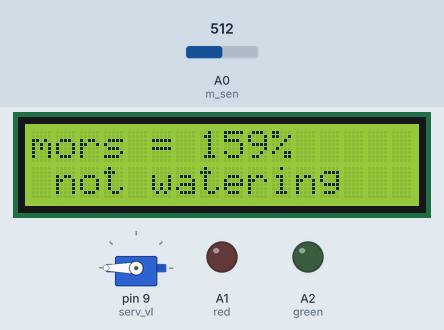
A sketch run on a simulated Arduino Uno, built with avr-gcc and run on an emulated ATmega328P. On the bench: servo, 16×2 character LCD, output pins drawn as LEDs (lit = HIGH). The test bench sets the inputs (shaded band); at power-on: A0 (m_sen) = 512.

Above: at 1.2 s.
1.3 s: A0 (m_sen) set to 819
3.0 s: A0 (m_sen) set to 839
At 5.7 s:
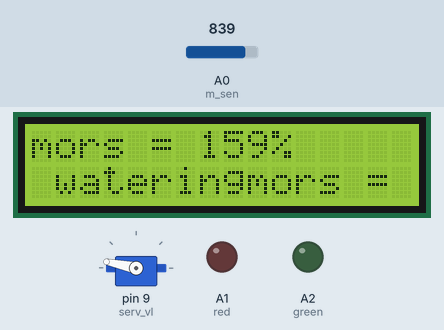
6.5 s: A0 (m_sen) set to 716
At 9.7 s:
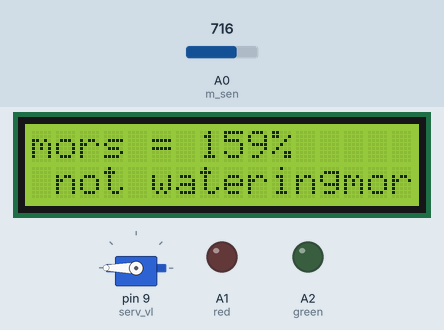
10.3 s: A0 (m_sen) set to 900
At 12.5 s:
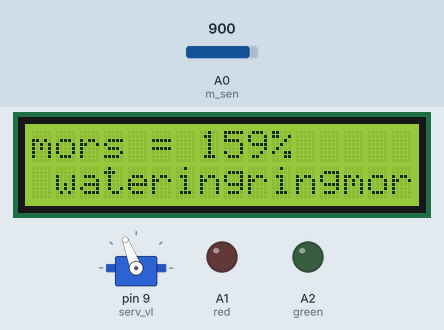
14.1 s: A0 (m_sen) set to 1023
At 16.9 s:
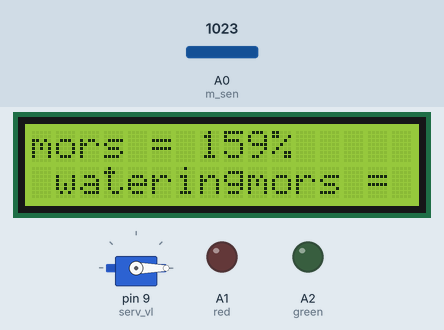
17.2 s: A0 (m_sen) set to 511
At 18.8 s:
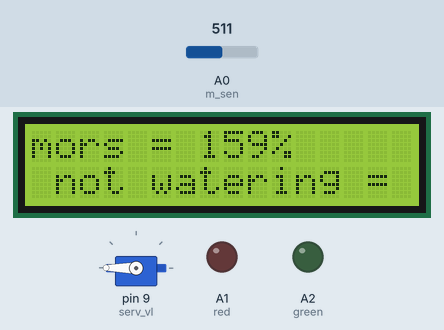
Timing chart, 0 to 20.3 s (numbered marks = the images above; inputs shaded):
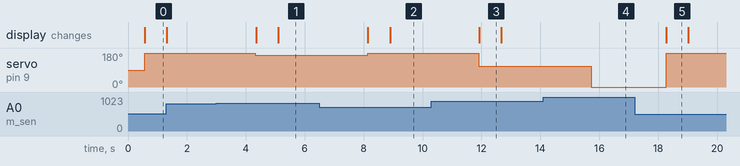

The sketch:

sketch_dec10d.ino
```cpp
#include <LiquidCrystal.h>
#include <Servo.h>
Servo srv;
LiquidCrystal lcd(12, 11, 5, 4, 3, 2);

#define red A1
#define green A2
#define m_sen A0
#define serv_vl 9

int msrd = 0;
int msrd_pr = 0;


void setup() {
  pinMode(red, OUTPUT);
  pinMode(green, OUTPUT);
  pinMode(m_sen, INPUT);
  pinMode(serv_vl, OUTPUT);
  srv.attach(9);
  lcd.begin(16, 2);


}

void loop() {
  msrd = analogRead(m_sen);
  msrd_pr = map(msrd, 700, 1015, 100, 0);

  lcd.print("mors = ");
  lcd.print(msrd_pr);
  lcd.print("%");
  lcd.setCursor(1,1);
  delay(500);


  if (msrd_pr < 60) {
    int x = map(msrd_pr, 0, 60, 0, 180);
    srv.write(x);
    delay(20);
    lcd.print("watering");
    delay(500);

  }else{
    srv.write(180);
    lcd.print("not watering");
    delay(500);

  }
   delay(250);


}
```

Measured:
- the behaviour switches between 829 and 830 on A0 (m_sen) (found by bisection; images 0 and 1)
- after the input at 3.0 s, servo on pin 9 (serv_vl): 180° → 168° after 1.3 s; the display: first changes after 1.3 s (image 1 shows a later state)
- after the input at 6.5 s, servo on pin 9 (serv_vl): 168° → 180° after 1.6 s; the display: first changes after 1.6 s (image 2 shows a later state)
- after the input at 10.3 s, servo on pin 9 (serv_vl): 180° → 111° after 1.6 s; the display: changes after 1.6 s (image 3)
- after the input at 14.1 s, servo on pin 9 (serv_vl): 111° → 0° after 1.6 s
- after the input at 17.2 s, servo on pin 9 (serv_vl): 0° → 180° after 1.1 s; the display: changes after 1.1 s (image 5)
- what the display in image 3 shows lasts 0.8 s, from 11.9 s to 12.7 s
